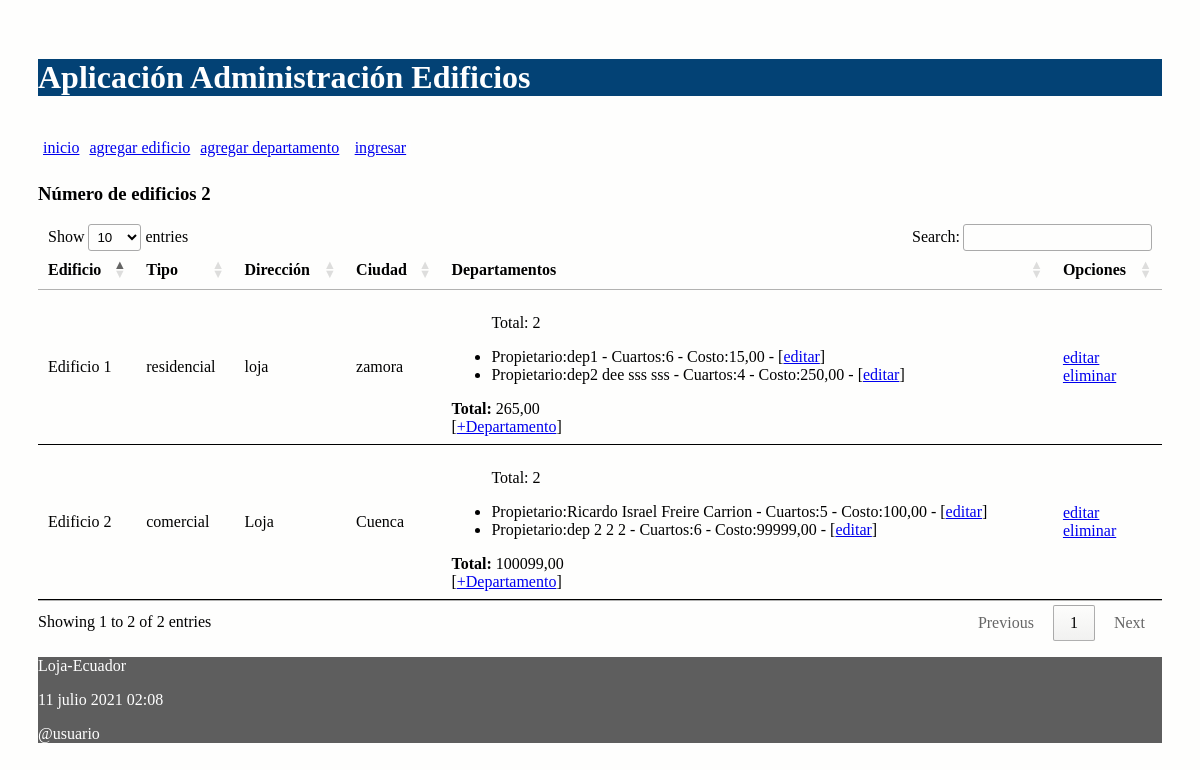
The page / on the database its author committed.
### administrativo/models.py (models this page shows, shortened)
class Edificio(models.Model):
    nombre = models.CharField("Nombre de edificio", max_length=30)
    direccion = models.CharField("Direccion", max_length=30)
    ciudad = models.CharField("Ciudad", max_length=30)
    tipo_opciones = (
        ('residencial', 'Residencial'),
        ('comercial', 'Comercial'),
        )
    tipo = models.CharField(max_length=12, choices=tipo_opciones)
    def obtener_costo_cuartos(self):
        valor = [t.costoDep for t in self.departamentos.all()]
        valor = sum(valor)
        return valor
    def obtener_cantidad_departamentos(self):
        valor = len(self.departamentos.all())
        return valor

class Departamento(models.Model):
    propietario = models.CharField("Nombre de propietario", max_length=30)
    costoDep = models.DecimalField("Costo de departamento", max_digits=100, decimal_places=2)
    numCuartos = models.IntegerField("Numero de cuartos")
    edificio = models.ForeignKey(Edificio, on_delete=models.CASCADE,
            related_name="departamentos")

### administrativo/views.py (the view)
# urls.py: path('', views.index, name='index'),
def index(request):
    edificios = Edificio.objects.all()
    informacion_template = {'edificios': edificios, 'numero_edificios': len(edificios)}
    return render(request, 'index.html', informacion_template)

### administrativo/templates/index.html (shortened to what this page needs)
{% extends "master.html" %}
{% block content %}
<h3>Número de edificios {{ numero_edificios }}</h3>
<table id="tabla_datos">
  <thead>
    <tr>
      <th>Edificio</th>
      <th>Tipo</th>
      <th>Dirección</th>
      <th>Ciudad</th>
      <th>Departamentos</th>
      <th>Opciones</th>
    </tr>
  </thead>
  {% for e in edificios %}
  <tr>
    <td> {{e.nombre}}</td>
    <td> {{e.tipo}}</td>
    <td> {{e.direccion}}</td>
    <td> {{e.ciudad}}</td>
    <td>
      <ul>
        <p>Total: {{e.obtener_cantidad_departamentos}}</p>
        {% for t in e.departamentos.all %}
          <li>
            <span>Propietario:{{t.propietario}} - Cuartos:{{t.numCuartos}} - Costo:{{t.costoDep}} - [<a href="{% url 'editar_departamento' t.id %}">editar</a>] </span>
          </li>
        {% endfor %}
      </ul>
        <span><b>Total:</b> {{ e.obtener_costo_cuartos }}</span>
        <br>[<a href="{% url 'crear_departamento_edificio' e.id%}">+Departamento</a>]
    </td>
    <td>
      <a href="{% url 'editar_edificio' e.id %}">editar</a> <br>
      <a href="{% url 'eliminar_edificio' e.id %}"
      onclick="return confirm('¿Está seguro de la eliminación?')" >
      eliminar</a>
    </td>
  </tr>
  {% endfor %}
</table>
{% endblock %}

### administrativo/templates/master.html (shortened to what this page needs)
<!DOCTYPE html>
<html>
  <head>
    {% load static %}
    <link rel="stylesheet" type="text/css" href="{% static 'css/estilos.css' %}">
    <link rel="stylesheet" type="text/css" href="https://cdn.datatables.net/1.10.25/css/jquery.dataTables.min.css">
  </head>
  {% load account %}
  <body>
  <header>
    <h1>Aplicación Administración Edificios </h1>
    <nav class="top_menu">
      <ul>
        <li><a href="{% url 'index' %}">inicio</a></li>
        <li><a href="{% url 'crear_edificio' %}">agregar edificio</a></li>
        <li><a href="{% url 'crear_departamento' %}">agregar departamento</a></li>
        {% if user.is_authenticated %}
          <li><a href="{% url 'logout_view' %}">salir</a></li>
        {% else %}
          <li>[<a href="{% url 'login' %}">ingresar</a>]</li>
        {% endif %}
      </ul>
    </nav>
  </header>
  <section>
      {% block content %}{% endblock %}
  </section>
  {% include 'footer.html' %}
  </body>
</html>

### administrativo/templates/footer.html
<footer>
      <p>Loja-Ecuador</p>
      <p>{% now "j F Y H:i" %}</p>
      <p>@usuario</p>
</footer>

### administrativo/static/css/estilos.css (style rules this page uses)
body { background: #FEFEFD; padding: 30px; }
header { background: #034275; color: rgb(255, 255, 255); }
section { width: 100%; }
th, td { padding: 15px; border-bottom: 1px solid black; }
.top_menu ul { list-style:none; float:left; padding: 5px; width:95%; }
.top_menu ul li { float:left; margin-right:10px; margin-bottom:5px; text: #FFF; }
footer { background: #5E5E5E; color: #FFF; }

### rows shown on the page
Edificio: nombre "Edificio 1", tipo "residencial", direccion "loja", ciudad "zamora", obtener_cantidad_departamentos "2", obtener_costo_cuartos "265,00"
Departamento: propietario "dep1", numCuartos "6", costoDep "15,00"
Departamento: propietario "dep2 dee sss sss", numCuartos "4", costoDep "250,00"
Edificio: nombre "Edificio 2", tipo "comercial", direccion "Loja", ciudad "Cuenca", obtener_cantidad_departamentos "2", obtener_costo_cuartos "100099,00"
Departamento: propietario "Ricardo Israel Freire Carrion", numCuartos "5", costoDep "100,00"
Departamento: propietario "dep 2 2 2", numCuartos "6", costoDep "99999,00"

### other values the page prints
{{ numero_edificios }} "2"
